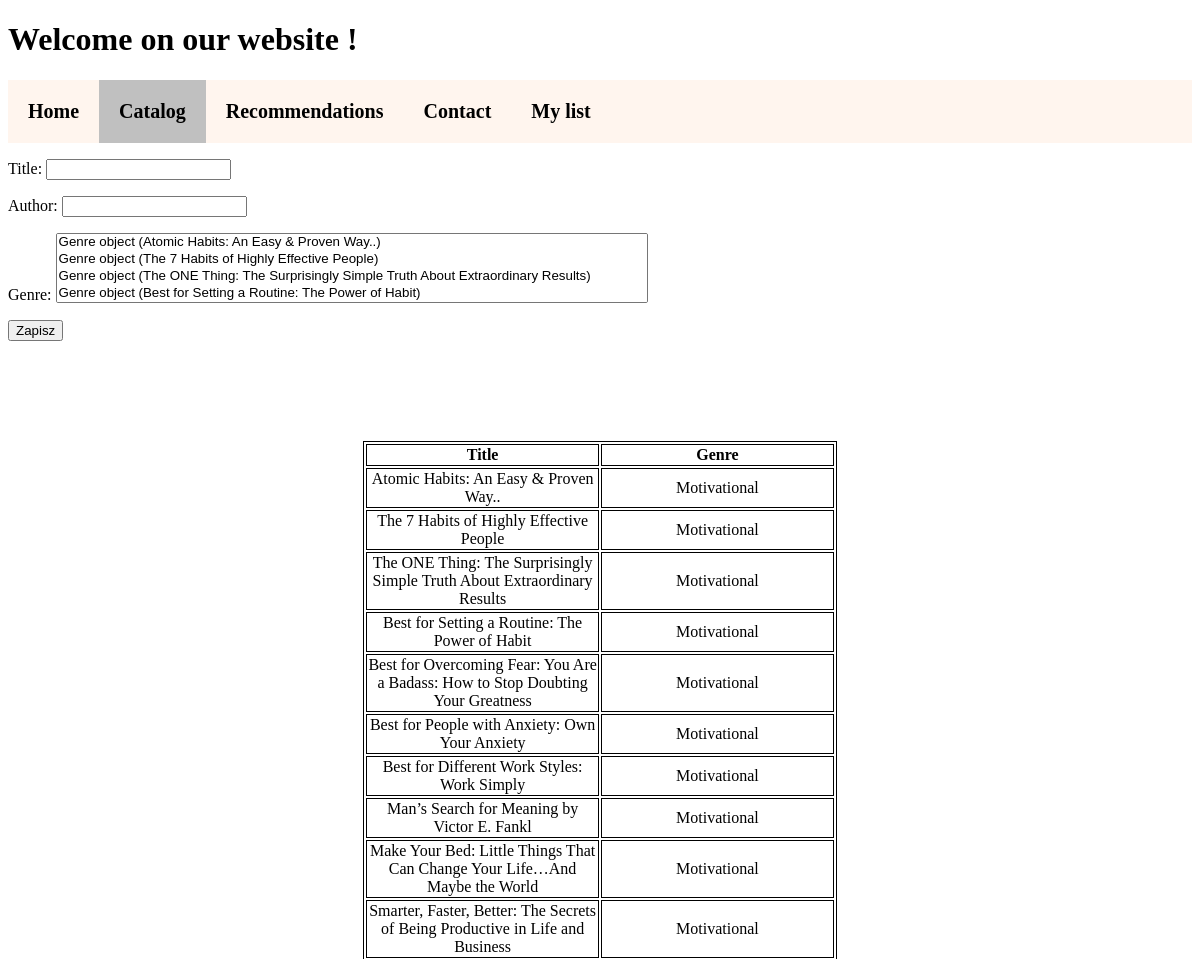
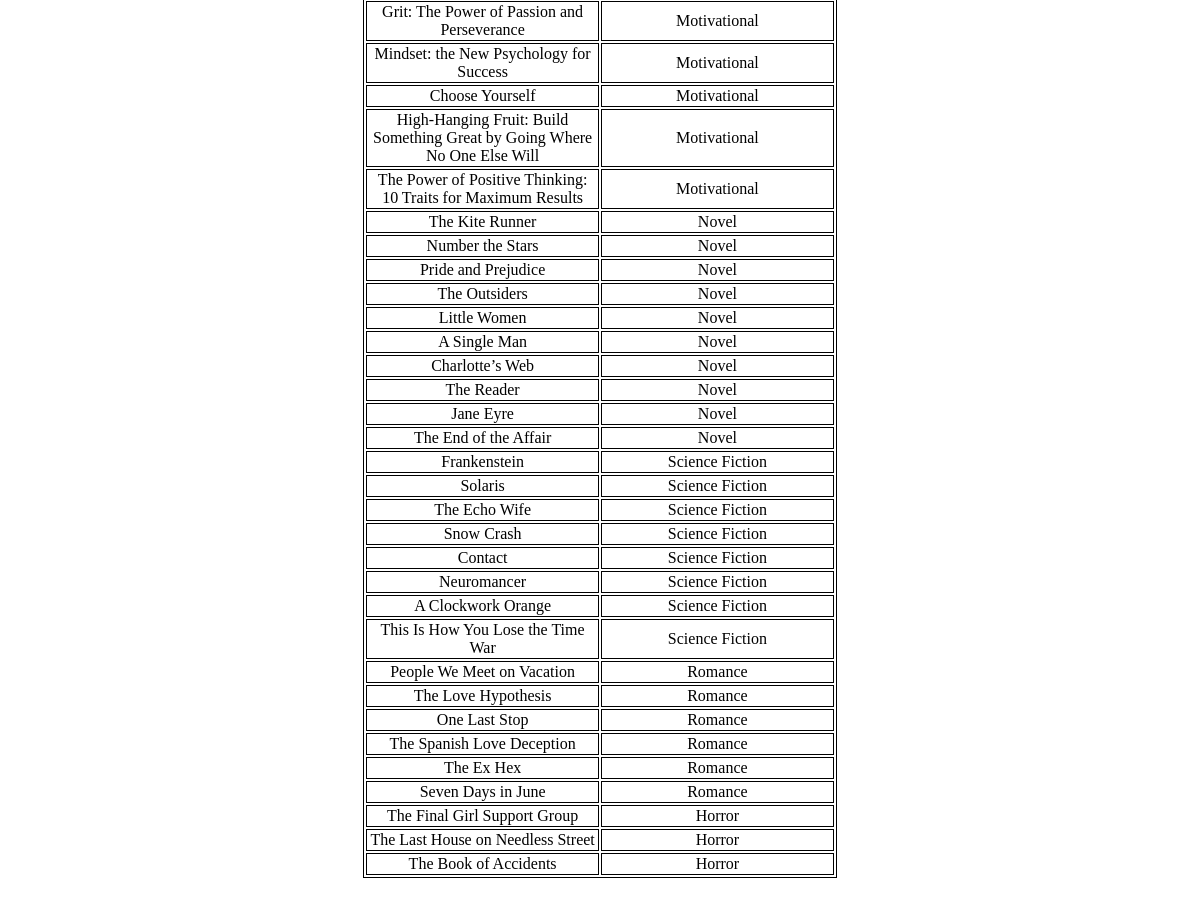
Page /catalog/ on the committed database (2 pictures, top to bottom).
### books/models.py (models this page shows)
class Genre(models.Model):
    title = models.CharField(max_length=64, primary_key=True)
    genre = models.CharField(max_length=32)

### books/views.py (the view, shortened to what this page needs)
# urls.py: path('catalog/', CatalogView.as_view(), name='catalog'),
class CatalogView(View):
    def get(self, request):
        genre = Genre.objects.all()
        form = BookForm()
        return render(request, 'catalog.html', context={"genre": genre, "form": form})

### books/forms.py
class BookForm(forms.ModelForm):
    class Meta:
        model = Book
        fields = '__all__'

### books/templates/catalog.html (shortened to what this page needs)
<!DOCTYPE html>
<html lang="en">
<head>
    <link rel="stylesheet" href=/static/css/catalog.css?{% now "U" %}">
</head>
<body>
<div class="flex-container">
    <div id="first">
        <h1>Welcome on our website !</h1>
    </div>
<div class="navbar">
    <a href="/home"> Home </a>
    <a class="active" href="/catalog"> Catalog </a>
    <span>
    <a href="/recommendation"> Recommendations </a>
    </span>
    <a href="/contact"> Contact </a>
    <a href="/my-list/"> My list </a>
</div>
<table>
  <tr>
    <th>Title </th>
    <th>Genre </th>
  </tr>
{% for i in genre %}
    <tr>
    <td> {{ i.title }} </td>
    <td> {{ i.genre }} </td>
    </tr>
{% endfor %}
    {{ form.as_p }}
    <input type="submit" value="Zapisz">
</table>
</body>
</html>

### books/static/css/catalog.css (style rules this page uses)
.navbar { width: 100%; background-color: seashell; overflow: auto; display: block; }
.navbar a { float: left; text-align: center; padding: 20px; color: black; text-decoration: none; font-size: 20px; font-weight: bold; }
.active { background-color: silver; }
table, th, tr, td { width: 40%; margin-left: auto; margin-right: auto; margin-top: 100px; margin-bottom: 100px; border: 1px solid #000; text-align: center; }

### rows in the picture
Genre: title "Atomic Habits: An Easy & Proven Way..", genre "Motivational"
Genre: title "The 7 Habits of Highly Effective People", genre "Motivational"
Genre: title "The ONE Thing: The Surprisingly Simple Truth About Extraordinary Results", genre "Motivational"
Genre: title "Best for Setting a Routine: The Power of Habit", genre "Motivational"
Genre: title "Best for Overcoming Fear: You Are a Badass: How to Stop Doubting Your Greatness", genre "Motivational"
Genre: title "Best for People with Anxiety: Own Your Anxiety", genre "Motivational"
Genre: title "Best for Different Work Styles: Work Simply", genre "Motivational"
Genre: title "Man’s Search for Meaning by Victor E. Fankl", genre "Motivational"
Genre: title "Make Your Bed: Little Things That Can Change Your Life…And Maybe the World", genre "Motivational"
Genre: title "Smarter, Faster, Better: The Secrets of Being Productive in Life and Business", genre "Motivational"
Genre: title "Grit: The Power of Passion and Perseverance", genre "Motivational"
Genre: title "Mindset: the New Psychology for Success", genre "Motivational"
Genre: title "Choose Yourself", genre "Motivational"
Genre: title "High-Hanging Fruit: Build Something Great by Going Where No One Else Will", genre "Motivational"
Genre: title "The Power of Positive Thinking: 10 Traits for Maximum Results", genre "Motivational"
Genre: title "The Kite Runner", genre "Novel"
Genre: title "Number the Stars", genre "Novel"
Genre: title "Pride and Prejudice", genre "Novel"
Genre: title "The Outsiders", genre "Novel"
Genre: title "Little Women", genre "Novel"
Genre: title "A Single Man", genre "Novel"
Genre: title "Charlotte’s Web", genre "Novel"
Genre: title "The Reader", genre "Novel"
Genre: title "Jane Eyre", genre "Novel", genre "Genre object (Atomic Habits: An Easy & Proven Way..) / Genre object (The 7 Habits of Highly Effective People) / Genre object (The ONE Thing: The Surprisingly Simple Truth About Extraordinary Results) / Genre object (Best for Setting a Routine: The Power of Habit)"
Genre: title "The End of the Affair", genre "Novel"
Genre: title "Frankenstein", genre "Science Fiction"
Genre: title "Solaris", genre "Science Fiction"
Genre: title "The Echo Wife", genre "Science Fiction"
Genre: title "Snow Crash", genre "Science Fiction"
Genre: title "Contact", genre "Science Fiction"
Genre: title "Neuromancer", genre "Science Fiction"
Genre: title "A Clockwork Orange", genre "Science Fiction"
Genre: title "This Is How You Lose the Time War", genre "Science Fiction"
Genre: title "People We Meet on Vacation", genre "Romance"
Genre: title "The Love Hypothesis", genre "Romance"
Genre: title "One Last Stop", genre "Romance"
Genre: title "The Spanish Love Deception", genre "Romance"
Genre: title "The Ex Hex", genre "Romance"
Genre: title "Seven Days in June", genre "Romance"
Genre: title "The Final Girl Support Group", genre "Horror"
Genre: title "The Last House on Needless Street", genre "Horror"
Genre: title "The Book of Accidents", genre "Horror"
